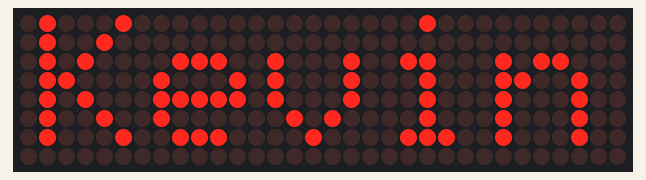
This sketch was run on a simulated Arduino Uno, built with avr-gcc and run on an emulated ATmega328P. On the bench: 32×8 LED matrix.

Above: at 0.1 s.

The sketch:

dotmatrix.ino
```cpp
#include <SPI.h>
#include <Adafruit_GFX.h>
#include <Max72xxPanel.h>

int pinCS = 10; // Attach CS to this pin, DIN to MOSI and CLK to SCK
int numberOfHorizontalDisplays = 1;
int numberOfVerticalDisplays = 4;


//SCK = 13
//MISO = 12
//MOSI = 11
//SS = 10
Max72xxPanel matrix = Max72xxPanel(pinCS, numberOfHorizontalDisplays, numberOfVerticalDisplays);

String tape = "Kevin PKK";
int wait = 250; // In milliseconds

int spacer = 1;
int width = 5 + spacer; // The font width is 5 pixels

void setup() {

  matrix.setIntensity(0.5); // Use a value between 0 and 15 for brightness

// Adjust to your own needs
//  matrix.setPosition(0, 0, 0); // The first display is at <0, 0>
//  matrix.setPosition(1, 1, 0); // The second display is at <1, 0>
//  matrix.setPosition(2, 2, 0); // The third display is at <2, 0>
//  matrix.setPosition(3, 3, 0); // And the last display is at <3, 0>
//  ...
//  matrix.setRotation(0, 2);    // The first display is position upside down
 matrix.setRotation(3);    // The same hold for the last display
//return;
 matrix.fillScreen(LOW);
 String kevin = "Kevin";
 for (int i =0;i< kevin.length();i++)
 {

    int y = (matrix.height() - 8) / 2; // center the text vertically
 matrix.drawChar((6*i)+1, y, kevin[i], HIGH, LOW, 1);
 }
 matrix.write(); // Send bitmap to display
}

void loop() {

return;
  for ( int i = 0 ;
  i < width * tape.length() + matrix.width() - 1 - spacer; //i < (abjad length) * (sentence count) + (width screen) - (1) - (space between abjad)
  i++ ) {

    matrix.fillScreen(LOW);

    int letter = i / width;
    int x = (matrix.width() - 1) - i % width;
    int y = (matrix.height() - 8) / 2; // center the text vertically

    while ( x + width - spacer >= 0 && letter >= 0 ) {
      if ( letter < tape.length() ) {
        matrix.drawChar(x, y, tape[letter], HIGH, LOW, 1);
      }

      letter--;
      x -= width;
    }

    matrix.write(); // Send bitmap to display

    delay(wait);
  }

}
```
